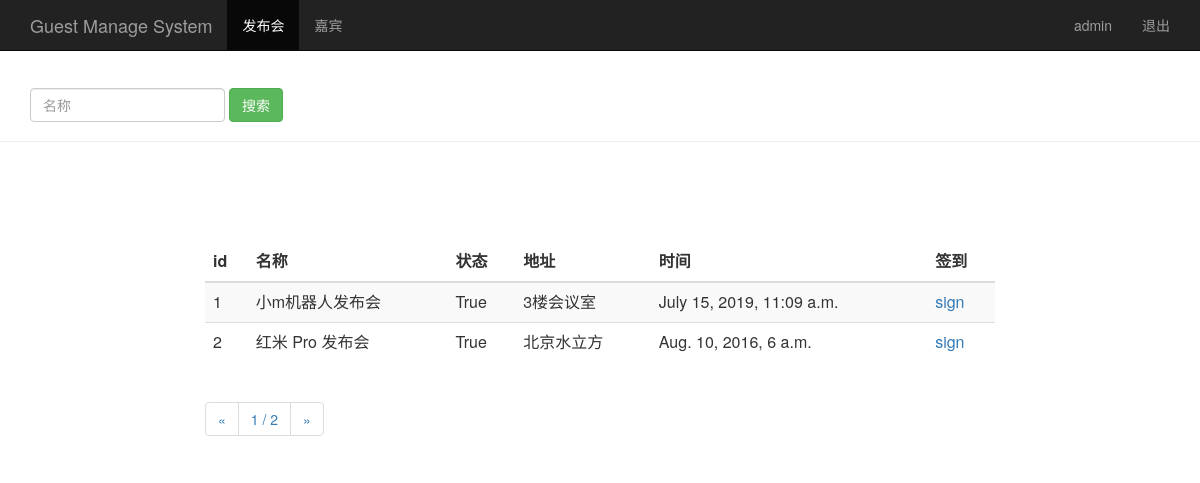
The page /event_manage/ (signed in) on the database its author committed.
### sign/models.py (models this page shows, shortened)
class Event(models.Model):
    name = models.CharField(max_length=100) # 发布会标题
    limit = models.IntegerField() # 参加人数
    status = models.BooleanField() # 状态
    address = models.CharField(max_length=200) # 地址
    start_time = models.DateTimeField('events time') # 发布会时间
    create_time = models.DateTimeField(auto_now=True) # 创建时间（自动获取当前时间）

### sign/views.py (the view)
# urls.py: url(r'^event_manage/$', views.event_manage),
@login_required
def event_manage(request):
    username = request.session.get('user', '')
    event_list = Event.objects.all()
    paginator = Paginator(event_list, 2)
    page = request.GET.get('page')
    try:
        contacts = paginator.page(page)
    except PageNotAnInteger:
        contacts = paginator.page(1)
    except EmptyPage:
        contacts = paginator.page(paginator.num_pages)
    return render(request, "event_manage.html", {"user": username, "events": contacts})

### templates/event_manage.html (shortened to what this page needs)
{% extends "base.html" %}
{% block mainbody %}
<div class="page-header" style="padding-top: 40px;">
	<div id="navbar" class="navbar-collapse collapse">
		<form class="navbar-form" method="get" action="/search_event_name/">
			<div class="form-group">
				<input name="name" type="text" placeholder="名称" class="form-control">
			</div>
			<button type="submit" class="btn btn-success">搜索</button>
		</form>
	</div>
</div>
<div class="row" style="padding-top: 80px;">
	<div class="col-md-2">
	</div>
	<div class="col-md-8">
		<table class="table table-striped">
			<thead>
				<tr>
					<th>id</th>
					<th>名称</th>
					<th>状态</th>
					<th>地址</th>
					<th>时间</th>
					<th>签到</th>
				</tr>
			</thead>
			<tbody> {% for event in events %}
			<tr>
				<td>{{ event.id }}</td>
				<td>{{ event.name }}</td>
				<td>{{ event.status }}</td>
				<td>{{ event.address }}</td>
				<td>{{ event.start_time }}</td>
				<td> <a href="/sign_index/{{ event.id }}/" target="{{ event.id }}_blank"> sign</a> </td>
			</tr> {% endfor %}
			</tbody>
		</table>
	<nav aria-label="Page navigation">
	<ul class="pagination">
		<li>
			<span aria-hidden="true">&laquo;</span>
		</li>
		<li><a>{{ events.number }} / {{ events.paginator.num_pages }}</a></li>
		<li>
		{% if events.has_next %}
		<a href="?page={{ events.next_page_number }}" aria-label="Next">
		{% endif %}
			<span aria-hidden="true">&raquo;</span>
		</a>
		</li>
	</ul>
	</nav>
	</div>
	<div class="col-md-2">
	</div>
	{% endblock %}

### templates/base.html (shortened to what this page needs)
<html lang="zh-CN">
<head>
 {% load bootstrap3 %}
 {% bootstrap_css %}
 </head>
<body role="document">
<nav class="navbar navbar-inverse navbar-fixed-top">
 <div class="container">
 <div class="navbar-header">
 <a class="navbar-brand" href="/event_manage/">Guest Manage System</a>
 </div>
 <div id="navbar" class="collapse navbar-collapse">
 <ul class="nav navbar-nav">
 <li class="active">
 <a href="#">发布会</a>
 </li>
 <li>
 <a href="/guest_manage/">嘉宾</a>
 </li>
 </ul>
 <ul class="nav navbar-nav navbar-right">
 <li>
 <a href="#">{{user}}</a>
 </li>
 <li>
 <a href="/logout/">退出</a>
 </li>
 </ul>
 </div>
 </div>
 </nav>
  {% block mainbody %}
   {% endblock %}
 	</body>
</html>

### rows shown on the page
Event: id "1", name "小m机器人发布会", status "True", address "3楼会议室", start_time "July 15, 2019, 11:09 a.m."
Event: id "2", name "红米 Pro 发布会", status "True", address "北京水立方", start_time "Aug. 10, 2016, 6 a.m."

### other values the page prints
{{ user }} "admin"
{{ events.number }} "1"
{{ events.paginator.num_pages }} "2"
